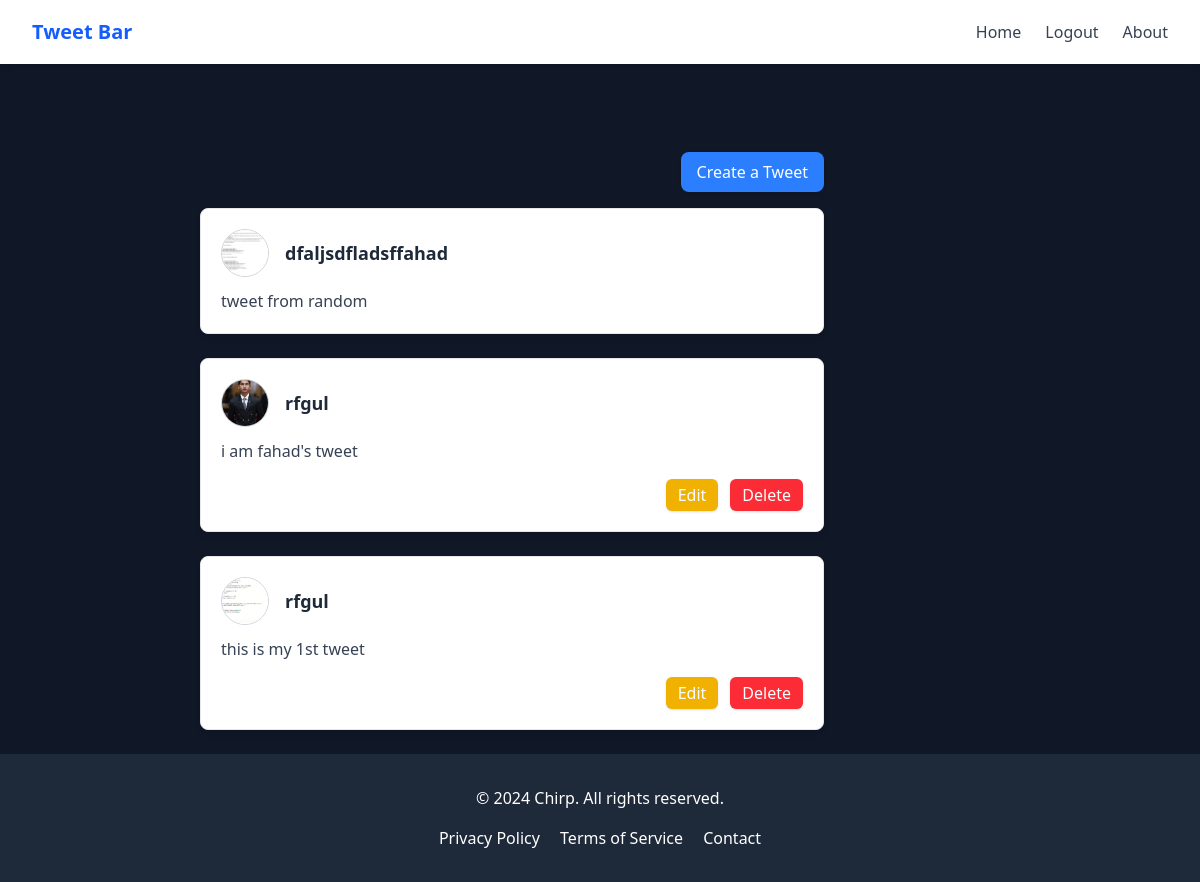
Page /tweet/ (signed in) on the earlier database version.
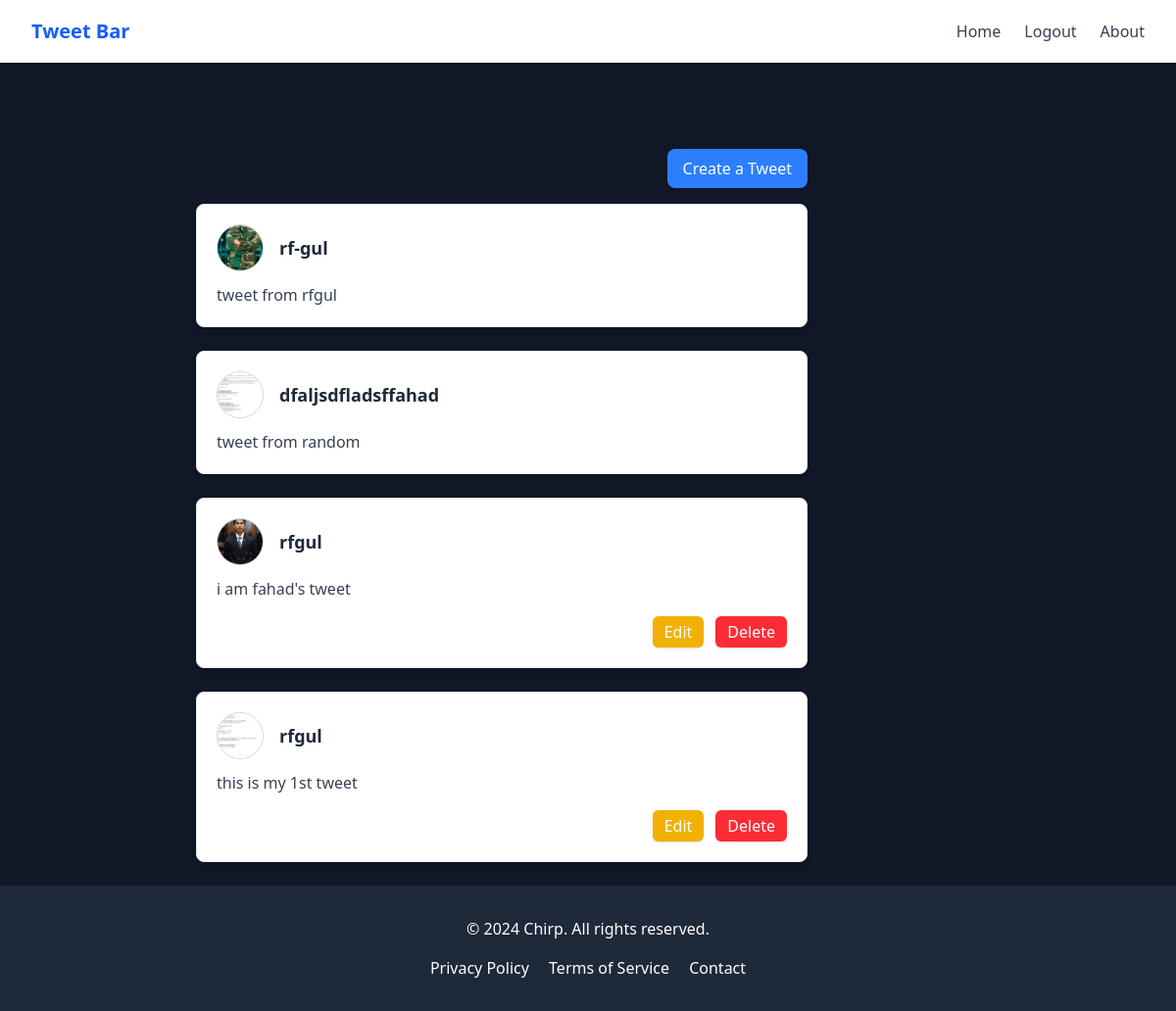
Same page on the later database version.
### tweet_app/models.py (models this page shows, shortened)
class Tweet(models.Model):
    user=models.ForeignKey(User,on_delete=models.CASCADE)
    text=models.TextField(max_length=240)
    photo=models.ImageField(upload_to='photos/', blank=True,null=True)
    created_at=models.DateTimeField(auto_now_add=True)
    updated_at=models.DateTimeField(auto_now=True)

### tweet_app/views.py (the view)
# urls.py: path('', views.tweet_list, name='tweet_list'),
def tweet_list(request):
    tweets=Tweet.objects.all().order_by('-created_at')
    return render(request,'tweet_list.html',{'tweets':tweets})

### tweet_app/templates/tweet_list.html (shortened to what this page needs)
{% extends 'layout.html' %}
{% block content %}
<div class="max-w-2xl mx-auto p-6">
    <h1 class="text-center text-4xl font-bold text-gray-900 mb-6">Welcome to the Tweet Page</h1>
    <div class="flex justify-end mb-4">
        <a href="{% url 'tweet_create' %}" class="px-4 py-2 bg-blue-500 text-white rounded-lg shadow hover:bg-blue-600">Create a Tweet</a>
    </div>
    <div class="space-y-6">
        {% for tweet in tweets %}
        <div class="bg-white shadow-md rounded-lg p-5 border border-gray-200">
            <div class="flex items-center space-x-4">
                <img src="{{ tweet.photo.url }}" alt="Profile" class="w-12 h-12 rounded-full object-cover border border-gray-300">
                <h1 class="text-lg font-semibold text-gray-800">{{ tweet.user.username }}</h1>
            </div>
            <p class="text-gray-700 mt-3">{{ tweet.text }}</p>
            {% if tweet.user == user %}
            <div class="flex justify-end space-x-3 mt-4">
                <a href="{% url 'tweet_edit' tweet.id %}" class="px-3 py-1 bg-yellow-500 text-white rounded-md shadow hover:bg-yellow-600">Edit</a>
                <a href="{% url 'tweet_delete' tweet.id %}" class="px-3 py-1 bg-red-500 text-white rounded-md shadow hover:bg-red-600">Delete</a>
            </div>
            {%endif%}
        </div>
        {% empty %}
        <p class="text-center text-gray-500">No tweets available.</p>
        {% endfor %}
    </div>
</div>
{% endblock %}

Differences in the rows shown:
added Tweet: photo (picture), user.username "rf-gul", text "tweet from rfgul"
